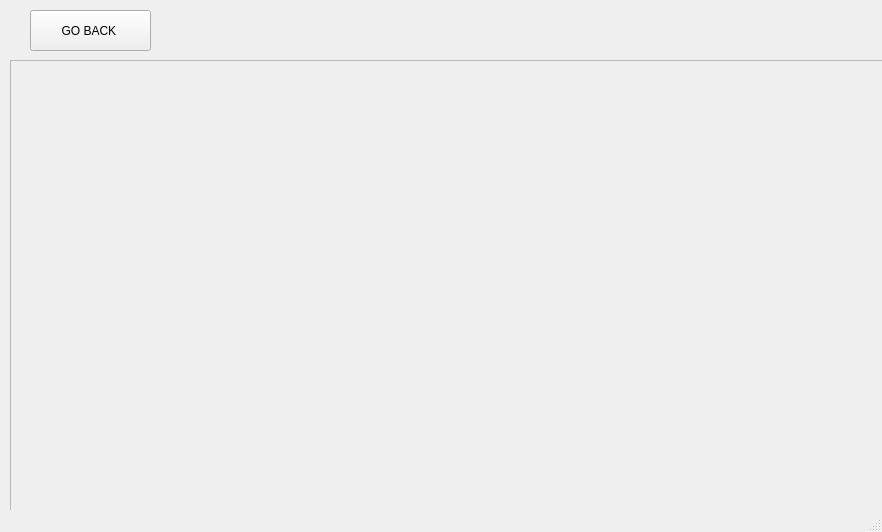
<?xml version="1.0" encoding="UTF-8"?>
<ui version="4.0">
 <class>MainWindow</class>
 <widget class="QMainWindow" name="MainWindow">
  <property name="geometry">
   <rect>
    <x>0</x>
    <y>0</y>
    <width>882</width>
    <height>532</height>
   </rect>
  </property>
  <property name="windowTitle">
   <string>MainWindow</string>
  </property>
  <widget class="QWidget" name="centralwidget">
   <widget class="QFrame" name="web_frame">
    <property name="geometry">
     <rect>
      <x>10</x>
      <y>60</y>
      <width>1141</width>
      <height>821</height>
     </rect>
    </property>
    <property name="frameShape">
     <enum>QFrame::StyledPanel</enum>
    </property>
    <property name="frameShadow">
     <enum>QFrame::Raised</enum>
    </property>
   </widget>
   <widget class="QPushButton" name="back">
    <property name="geometry">
     <rect>
      <x>30</x>
      <y>10</y>
      <width>121</width>
      <height>41</height>
     </rect>
    </property>
    <property name="text">
     <string>GO BACK </string>
    </property>
   </widget>
  </widget>
  <widget class="QStatusBar" name="statusbar"/>
 </widget>
 <resources/>
 <connections/>
</ui>
